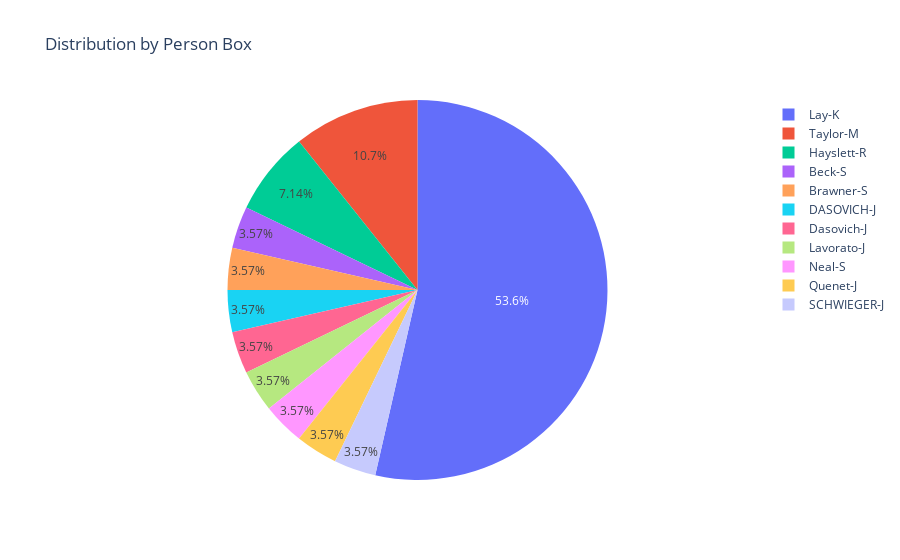

This figure's notebook cell:
### Code cell
fig_person1

### Figure 1 — Plotly figure (JSON) as saved in the notebook; plotly's stock layout.template omitted (floating-point values rounded to 4 significant figures)
{"data": [{"domain": {"x": [0, 1], "y": [0, 1]}, "hovertemplate": "person_box=%{label}<br>email_count=%{value}<extra></extra>", "labels": ["Beck-S", "Brawner-S", "DASOVICH-J", "Dasovich-J", "Hayslett-R", "Lavorato-J", "Lay-K", "Neal-S", "Quenet-J", "SCHWIEGER-J", "Taylor-M"], "legendgroup": "", "name": "", "showlegend": true, "type": "pie", "values": [1, 1, 1, 1, 2, 1, 15, 1, 1, 1, 3]}], "layout": {"legend": {"tracegroupgap": 0}, "title": {"text": "Distribution by Person Box"}}}
